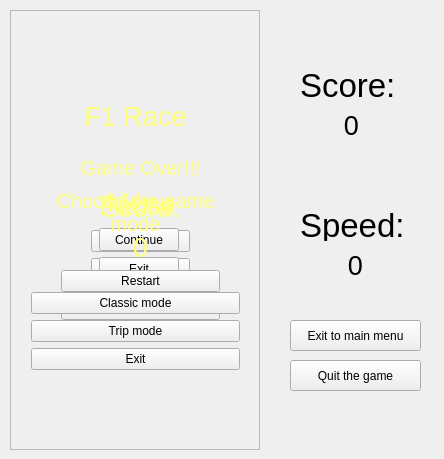
<?xml version="1.0" encoding="UTF-8"?>
<ui version="4.0">
 <class>MainWindow</class>
 <widget class="QMainWindow" name="MainWindow">
  <property name="geometry">
   <rect>
    <x>0</x>
    <y>0</y>
    <width>444</width>
    <height>459</height>
   </rect>
  </property>
  <property name="windowTitle">
   <string>MainWindow</string>
  </property>
  <widget class="QWidget" name="centralWidget">
   <widget class="QFrame" name="frame">
    <property name="geometry">
     <rect>
      <x>10</x>
      <y>10</y>
      <width>250</width>
      <height>440</height>
     </rect>
    </property>
    <property name="frameShape">
     <enum>QFrame::StyledPanel</enum>
    </property>
    <property name="frameShadow">
     <enum>QFrame::Raised</enum>
    </property>
    <widget class="QWidget" name="PauseMenu" native="true">
     <property name="enabled">
      <bool>true</bool>
     </property>
     <property name="geometry">
      <rect>
       <x>80</x>
       <y>170</y>
       <width>98</width>
       <height>109</height>
      </rect>
     </property>
     <property name="styleSheet">
      <string notr="true">QLabel { color: rgb(255, 255, 127) }</string>
     </property>
     <widget class="QPushButton" name="continueButton">
      <property name="geometry">
       <rect>
        <x>9</x>
        <y>48</y>
        <width>80</width>
        <height>23</height>
       </rect>
      </property>
      <property name="text">
       <string>Continue</string>
      </property>
     </widget>
     <widget class="QPushButton" name="exitPauseButton">
      <property name="geometry">
       <rect>
        <x>9</x>
        <y>77</y>
        <width>80</width>
        <height>23</height>
       </rect>
      </property>
      <property name="text">
       <string>Exit</string>
      </property>
     </widget>
     <widget class="QLabel" name="pauseLabel">
      <property name="geometry">
       <rect>
        <x>9</x>
        <y>9</y>
        <width>80</width>
        <height>33</height>
       </rect>
      </property>
      <property name="font">
       <font>
        <pointsize>20</pointsize>
       </font>
      </property>
      <property name="layoutDirection">
       <enum>Qt::LeftToRight</enum>
      </property>
      <property name="text">
       <string>Pause</string>
      </property>
      <property name="textFormat">
       <enum>Qt::PlainText</enum>
      </property>
     </widget>
    </widget>
    <widget class="QWidget" name="menuWidget" native="true">
     <property name="geometry">
      <rect>
       <x>70</x>
       <y>160</y>
       <width>121</width>
       <height>121</height>
      </rect>
     </property>
     <property name="styleSheet">
      <string notr="true">QLabel { color: rgb(255, 255, 127) }</string>
     </property>
     <layout class="QVBoxLayout" name="verticalLayout">
      <item>
       <widget class="QLabel" name="menuLabel">
        <property name="font">
         <font>
          <pointsize>20</pointsize>
         </font>
        </property>
        <property name="layoutDirection">
         <enum>Qt::LeftToRight</enum>
        </property>
        <property name="text">
         <string>Menu</string>
        </property>
        <property name="textFormat">
         <enum>Qt::PlainText</enum>
        </property>
        <property name="alignment">
         <set>Qt::AlignCenter</set>
        </property>
       </widget>
      </item>
      <item>
       <widget class="QPushButton" name="startButton">
        <property name="text">
         <string>Start</string>
        </property>
       </widget>
      </item>
      <item>
       <widget class="QPushButton" name="exitButton">
        <property name="text">
         <string>Exit</string>
        </property>
       </widget>
      </item>
     </layout>
    </widget>
    <widget class="QWidget" name="gameOverWidget" native="true">
     <property name="geometry">
      <rect>
       <x>40</x>
       <y>130</y>
       <width>181</width>
       <height>191</height>
      </rect>
     </property>
     <property name="styleSheet">
      <string notr="true">QLabel { color: rgb(255, 255, 127) }</string>
     </property>
     <layout class="QVBoxLayout" name="verticalLayout_5">
      <item>
       <widget class="QLabel" name="overLabel">
        <property name="font">
         <font>
          <pointsize>15</pointsize>
         </font>
        </property>
        <property name="layoutDirection">
         <enum>Qt::LeftToRight</enum>
        </property>
        <property name="text">
         <string>Game Over!!!</string>
        </property>
        <property name="textFormat">
         <enum>Qt::PlainText</enum>
        </property>
        <property name="alignment">
         <set>Qt::AlignCenter</set>
        </property>
       </widget>
      </item>
      <item>
       <widget class="QLabel" name="scoreOverTextLabel">
        <property name="font">
         <font>
          <pointsize>20</pointsize>
         </font>
        </property>
        <property name="layoutDirection">
         <enum>Qt::LeftToRight</enum>
        </property>
        <property name="text">
         <string>Score:</string>
        </property>
        <property name="textFormat">
         <enum>Qt::PlainText</enum>
        </property>
        <property name="alignment">
         <set>Qt::AlignCenter</set>
        </property>
       </widget>
      </item>
      <item>
       <widget class="QLabel" name="scoreOverLabel">
        <property name="font">
         <font>
          <pointsize>20</pointsize>
         </font>
        </property>
        <property name="layoutDirection">
         <enum>Qt::LeftToRight</enum>
        </property>
        <property name="text">
         <string>0</string>
        </property>
        <property name="textFormat">
         <enum>Qt::PlainText</enum>
        </property>
        <property name="alignment">
         <set>Qt::AlignCenter</set>
        </property>
       </widget>
      </item>
      <item>
       <widget class="QPushButton" name="restartButton">
        <property name="text">
         <string>Restart</string>
        </property>
       </widget>
      </item>
      <item>
       <widget class="QPushButton" name="exitOverButton">
        <property name="text">
         <string>Exit</string>
        </property>
       </widget>
      </item>
     </layout>
    </widget>
    <widget class="QWidget" name="helloMenu" native="true">
     <property name="geometry">
      <rect>
       <x>10</x>
       <y>80</y>
       <width>231</width>
       <height>311</height>
      </rect>
     </property>
     <property name="styleSheet">
      <string notr="true">QLabel { color: rgb(255, 255, 127) }</string>
     </property>
     <layout class="QVBoxLayout" name="verticalLayout_2">
      <item>
       <widget class="QLabel" name="helloNameLabel">
        <property name="sizePolicy">
         <sizepolicy hsizetype="Preferred" vsizetype="Minimum">
          <horstretch>0</horstretch>
          <verstretch>0</verstretch>
         </sizepolicy>
        </property>
        <property name="font">
         <font>
          <pointsize>20</pointsize>
          <kerning>true</kerning>
         </font>
        </property>
        <property name="layoutDirection">
         <enum>Qt::LeftToRight</enum>
        </property>
        <property name="autoFillBackground">
         <bool>false</bool>
        </property>
        <property name="styleSheet">
         <string notr="true">QLabel { color: rgb(255, 255, 127) }</string>
        </property>
        <property name="text">
         <string>F1 Race</string>
        </property>
        <property name="textFormat">
         <enum>Qt::PlainText</enum>
        </property>
        <property name="alignment">
         <set>Qt::AlignCenter</set>
        </property>
       </widget>
      </item>
      <item>
       <spacer name="verticalSpacer">
        <property name="orientation">
         <enum>Qt::Vertical</enum>
        </property>
        <property name="sizeHint" stdset="0">
         <size>
          <width>20</width>
          <height>40</height>
         </size>
        </property>
       </spacer>
      </item>
      <item>
       <widget class="QLabel" name="helloModeLabel">
        <property name="font">
         <font>
          <pointsize>15</pointsize>
         </font>
        </property>
        <property name="layoutDirection">
         <enum>Qt::LeftToRight</enum>
        </property>
        <property name="text">
         <string>Choose the game 
mode</string>
        </property>
        <property name="textFormat">
         <enum>Qt::PlainText</enum>
        </property>
        <property name="alignment">
         <set>Qt::AlignCenter</set>
        </property>
       </widget>
      </item>
      <item>
       <spacer name="verticalSpacer_2">
        <property name="orientation">
         <enum>Qt::Vertical</enum>
        </property>
        <property name="sizeHint" stdset="0">
         <size>
          <width>20</width>
          <height>40</height>
         </size>
        </property>
       </spacer>
      </item>
      <item>
       <widget class="QPushButton" name="startClassicButton">
        <property name="text">
         <string>Classic mode</string>
        </property>
       </widget>
      </item>
      <item>
       <widget class="QPushButton" name="startTripButton">
        <property name="text">
         <string>Trip mode</string>
        </property>
       </widget>
      </item>
      <item>
       <widget class="QPushButton" name="helloExitButton">
        <property name="text">
         <string>Exit</string>
        </property>
       </widget>
      </item>
      <item>
       <spacer name="horizontalSpacer">
        <property name="orientation">
         <enum>Qt::Horizontal</enum>
        </property>
        <property name="sizeHint" stdset="0">
         <size>
          <width>40</width>
          <height>20</height>
         </size>
        </property>
       </spacer>
      </item>
     </layout>
    </widget>
    <zorder>menuWidget</zorder>
    <zorder>PauseMenu</zorder>
    <zorder>menuWidget</zorder>
    <zorder>gameOverWidget</zorder>
    <zorder>helloMenu</zorder>
   </widget>
   <widget class="QLabel" name="ScoreTextLabel">
    <property name="geometry">
     <rect>
      <x>300</x>
      <y>70</y>
      <width>111</width>
      <height>31</height>
     </rect>
    </property>
    <property name="font">
     <font>
      <pointsize>25</pointsize>
     </font>
    </property>
    <property name="text">
     <string>Score:</string>
    </property>
   </widget>
   <widget class="QLabel" name="ScoreLabel">
    <property name="geometry">
     <rect>
      <x>276</x>
      <y>110</y>
      <width>151</width>
      <height>31</height>
     </rect>
    </property>
    <property name="font">
     <font>
      <pointsize>20</pointsize>
     </font>
    </property>
    <property name="text">
     <string>0</string>
    </property>
    <property name="textFormat">
     <enum>Qt::RichText</enum>
    </property>
    <property name="alignment">
     <set>Qt::AlignCenter</set>
    </property>
   </widget>
   <widget class="QLabel" name="SpeedTextLabel">
    <property name="geometry">
     <rect>
      <x>300</x>
      <y>210</y>
      <width>111</width>
      <height>31</height>
     </rect>
    </property>
    <property name="font">
     <font>
      <pointsize>25</pointsize>
     </font>
    </property>
    <property name="text">
     <string>Speed:</string>
    </property>
   </widget>
   <widget class="QLabel" name="SpeedLabel">
    <property name="geometry">
     <rect>
      <x>280</x>
      <y>250</y>
      <width>151</width>
      <height>31</height>
     </rect>
    </property>
    <property name="font">
     <font>
      <pointsize>20</pointsize>
     </font>
    </property>
    <property name="text">
     <string>0</string>
    </property>
    <property name="textFormat">
     <enum>Qt::RichText</enum>
    </property>
    <property name="alignment">
     <set>Qt::AlignCenter</set>
    </property>
   </widget>
   <widget class="QPushButton" name="exitToMenuButton">
    <property name="geometry">
     <rect>
      <x>290</x>
      <y>320</y>
      <width>131</width>
      <height>31</height>
     </rect>
    </property>
    <property name="focusPolicy">
     <enum>Qt::NoFocus</enum>
    </property>
    <property name="text">
     <string>Exit to main menu</string>
    </property>
   </widget>
   <widget class="QPushButton" name="quitButton">
    <property name="geometry">
     <rect>
      <x>290</x>
      <y>360</y>
      <width>131</width>
      <height>31</height>
     </rect>
    </property>
    <property name="focusPolicy">
     <enum>Qt::NoFocus</enum>
    </property>
    <property name="text">
     <string>Quit the game</string>
    </property>
   </widget>
  </widget>
 </widget>
 <layoutdefault spacing="6" margin="11"/>
 <resources/>
 <connections>
  <connection>
   <sender>exitButton</sender>
   <signal>clicked()</signal>
   <receiver>MainWindow</receiver>
   <slot>close()</slot>
   <hints>
    <hint type="sourcelabel">
     <x>135</x>
     <y>271</y>
    </hint>
    <hint type="destinationlabel">
     <x>146</x>
     <y>350</y>
    </hint>
   </hints>
  </connection>
  <connection>
   <sender>startButton</sender>
   <signal>clicked()</signal>
   <receiver>menuWidget</receiver>
   <slot>hide()</slot>
   <hints>
    <hint type="sourcelabel">
     <x>161</x>
     <y>242</y>
    </hint>
    <hint type="destinationlabel">
     <x>157</x>
     <y>210</y>
    </hint>
   </hints>
  </connection>
  <connection>
   <sender>continueButton</sender>
   <signal>clicked()</signal>
   <receiver>PauseMenu</receiver>
   <slot>hide()</slot>
   <hints>
    <hint type="sourcelabel">
     <x>178</x>
     <y>250</y>
    </hint>
    <hint type="destinationlabel">
     <x>187</x>
     <y>214</y>
    </hint>
   </hints>
  </connection>
  <connection>
   <sender>exitPauseButton</sender>
   <signal>clicked()</signal>
   <receiver>MainWindow</receiver>
   <slot>close()</slot>
   <hints>
    <hint type="sourcelabel">
     <x>166</x>
     <y>279</y>
    </hint>
    <hint type="destinationlabel">
     <x>372</x>
     <y>438</y>
    </hint>
   </hints>
  </connection>
  <connection>
   <sender>exitOverButton</sender>
   <signal>clicked()</signal>
   <receiver>MainWindow</receiver>
   <slot>close()</slot>
   <hints>
    <hint type="sourcelabel">
     <x>191</x>
     <y>301</y>
    </hint>
    <hint type="destinationlabel">
     <x>232</x>
     <y>166</y>
    </hint>
   </hints>
  </connection>
  <connection>
   <sender>helloExitButton</sender>
   <signal>clicked()</signal>
   <receiver>MainWindow</receiver>
   <slot>close()</slot>
   <hints>
    <hint type="sourcelabel">
     <x>189</x>
     <y>365</y>
    </hint>
    <hint type="destinationlabel">
     <x>252</x>
     <y>413</y>
    </hint>
   </hints>
  </connection>
  <connection>
   <sender>startClassicButton</sender>
   <signal>clicked()</signal>
   <receiver>helloMenu</receiver>
   <slot>hide()</slot>
   <hints>
    <hint type="sourcelabel">
     <x>192</x>
     <y>307</y>
    </hint>
    <hint type="destinationlabel">
     <x>205</x>
     <y>327</y>
    </hint>
   </hints>
  </connection>
  <connection>
   <sender>startTripButton</sender>
   <signal>clicked()</signal>
   <receiver>helloMenu</receiver>
   <slot>hide()</slot>
   <hints>
    <hint type="sourcelabel">
     <x>185</x>
     <y>336</y>
    </hint>
    <hint type="destinationlabel">
     <x>208</x>
     <y>395</y>
    </hint>
   </hints>
  </connection>
  <connection>
   <sender>quitButton</sender>
   <signal>clicked()</signal>
   <receiver>MainWindow</receiver>
   <slot>close()</slot>
   <hints>
    <hint type="sourcelabel">
     <x>411</x>
     <y>427</y>
    </hint>
    <hint type="destinationlabel">
     <x>437</x>
     <y>415</y>
    </hint>
   </hints>
  </connection>
  <connection>
   <sender>exitToMenuButton</sender>
   <signal>clicked()</signal>
   <receiver>helloMenu</receiver>
   <slot>show()</slot>
   <hints>
    <hint type="sourcelabel">
     <x>372</x>
     <y>379</y>
    </hint>
    <hint type="destinationlabel">
     <x>247</x>
     <y>390</y>
    </hint>
   </hints>
  </connection>
 </connections>
</ui>
